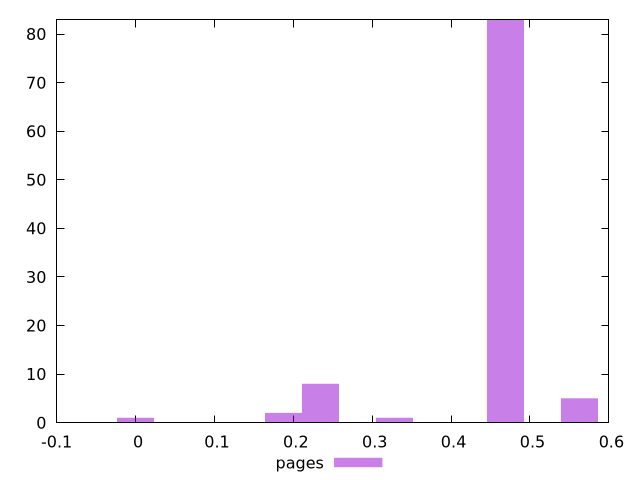

The script that saved this image:
$_pages <<EOF
0.46892786173988144 83
0.23446393086994072 8
0.5627134340878577 5
0 1
0.18757114469595257 2
0.328249503217917 1
EOF
set key outside below
set terminal pngcairo
set output "report_00005_2020-11-02T22-26-11.212Z/cumulative-layout-shift/pages//raw_hist.png"
set yrange [0:83]
set boxwidth 0.04689278617398814
set style fill transparent solid 0.5 noborder
plot $_pages title "pages" with boxes ,
